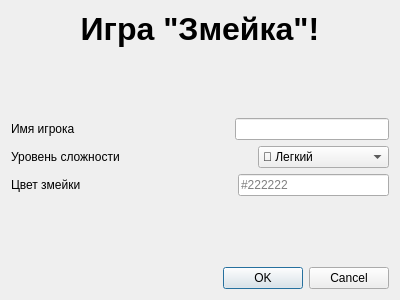
<?xml version="1.0" encoding="UTF-8"?>
<ui version="4.0">
 <class>Welcome</class>
 <widget class="QDialog" name="Welcome">
  <property name="geometry">
   <rect>
    <x>0</x>
    <y>0</y>
    <width>400</width>
    <height>300</height>
   </rect>
  </property>
  <property name="windowTitle">
   <string>Dialog</string>
  </property>
  <layout class="QVBoxLayout" name="verticalLayout">
   <item>
    <widget class="QLabel" name="label">
     <property name="font">
      <font>
       <pointsize>24</pointsize>
       <bold>true</bold>
      </font>
     </property>
     <property name="text">
      <string>Игра &quot;Змейка&quot;!</string>
     </property>
     <property name="alignment">
      <set>Qt::AlignCenter</set>
     </property>
    </widget>
   </item>
   <item>
    <spacer name="verticalSpacer_2">
     <property name="orientation">
      <enum>Qt::Vertical</enum>
     </property>
     <property name="sizeHint" stdset="0">
      <size>
       <width>20</width>
       <height>40</height>
      </size>
     </property>
    </spacer>
   </item>
   <item>
    <layout class="QHBoxLayout" name="horizontalLayout_5">
     <item>
      <widget class="QLabel" name="label_5">
       <property name="sizePolicy">
        <sizepolicy hsizetype="Fixed" vsizetype="Fixed">
         <horstretch>0</horstretch>
         <verstretch>0</verstretch>
        </sizepolicy>
       </property>
       <property name="text">
        <string>Имя игрока</string>
       </property>
      </widget>
     </item>
     <item>
      <spacer name="horizontalSpacer_3">
       <property name="orientation">
        <enum>Qt::Horizontal</enum>
       </property>
       <property name="sizeHint" stdset="0">
        <size>
         <width>40</width>
         <height>10</height>
        </size>
       </property>
      </spacer>
     </item>
     <item>
      <widget class="QLineEdit" name="playerName"/>
     </item>
    </layout>
   </item>
   <item>
    <layout class="QHBoxLayout" name="horizontalLayout_3">
     <item>
      <widget class="QLabel" name="label_3">
       <property name="sizePolicy">
        <sizepolicy hsizetype="Fixed" vsizetype="Fixed">
         <horstretch>0</horstretch>
         <verstretch>0</verstretch>
        </sizepolicy>
       </property>
       <property name="text">
        <string>Уровень сложности</string>
       </property>
      </widget>
     </item>
     <item>
      <spacer name="horizontalSpacer">
       <property name="orientation">
        <enum>Qt::Horizontal</enum>
       </property>
       <property name="sizeHint" stdset="0">
        <size>
         <width>40</width>
         <height>10</height>
        </size>
       </property>
      </spacer>
     </item>
     <item>
      <widget class="QComboBox" name="difficulty">
       <property name="sizePolicy">
        <sizepolicy hsizetype="Expanding" vsizetype="Fixed">
         <horstretch>0</horstretch>
         <verstretch>0</verstretch>
        </sizepolicy>
       </property>
       <item>
        <property name="text">
         <string>🙂 Легкий</string>
        </property>
        <property name="icon">
         <iconset theme="face-laugh"/>
        </property>
       </item>
       <item>
        <property name="text">
         <string>😕 Средний</string>
        </property>
        <property name="icon">
         <iconset theme="face-plain"/>
        </property>
       </item>
       <item>
        <property name="text">
         <string>👿 Сложный</string>
        </property>
        <property name="icon">
         <iconset theme="face-devilish"/>
        </property>
       </item>
      </widget>
     </item>
    </layout>
   </item>
   <item>
    <layout class="QHBoxLayout" name="horizontalLayout_4">
     <item>
      <widget class="QLabel" name="label_4">
       <property name="sizePolicy">
        <sizepolicy hsizetype="Fixed" vsizetype="Fixed">
         <horstretch>0</horstretch>
         <verstretch>0</verstretch>
        </sizepolicy>
       </property>
       <property name="text">
        <string>Цвет змейки</string>
       </property>
      </widget>
     </item>
     <item>
      <spacer name="horizontalSpacer_2">
       <property name="orientation">
        <enum>Qt::Horizontal</enum>
       </property>
       <property name="sizeType">
        <enum>QSizePolicy::Expanding</enum>
       </property>
       <property name="sizeHint" stdset="0">
        <size>
         <width>20</width>
         <height>0</height>
        </size>
       </property>
      </spacer>
     </item>
     <item>
      <widget class="QLineEdit" name="snakeColor">
       <property name="placeholderText">
        <string>#222222</string>
       </property>
      </widget>
     </item>
    </layout>
   </item>
   <item>
    <spacer name="verticalSpacer">
     <property name="orientation">
      <enum>Qt::Vertical</enum>
     </property>
     <property name="sizeHint" stdset="0">
      <size>
       <width>20</width>
       <height>40</height>
      </size>
     </property>
    </spacer>
   </item>
   <item>
    <widget class="QDialogButtonBox" name="buttonBox">
     <property name="orientation">
      <enum>Qt::Horizontal</enum>
     </property>
     <property name="standardButtons">
      <set>QDialogButtonBox::Cancel|QDialogButtonBox::Ok</set>
     </property>
    </widget>
   </item>
  </layout>
 </widget>
 <resources/>
 <connections>
  <connection>
   <sender>buttonBox</sender>
   <signal>accepted()</signal>
   <receiver>Welcome</receiver>
   <slot>accept()</slot>
   <hints>
    <hint type="sourcelabel">
     <x>248</x>
     <y>254</y>
    </hint>
    <hint type="destinationlabel">
     <x>157</x>
     <y>274</y>
    </hint>
   </hints>
  </connection>
  <connection>
   <sender>buttonBox</sender>
   <signal>rejected()</signal>
   <receiver>Welcome</receiver>
   <slot>reject()</slot>
   <hints>
    <hint type="sourcelabel">
     <x>316</x>
     <y>260</y>
    </hint>
    <hint type="destinationlabel">
     <x>286</x>
     <y>274</y>
    </hint>
   </hints>
  </connection>
 </connections>
</ui>
